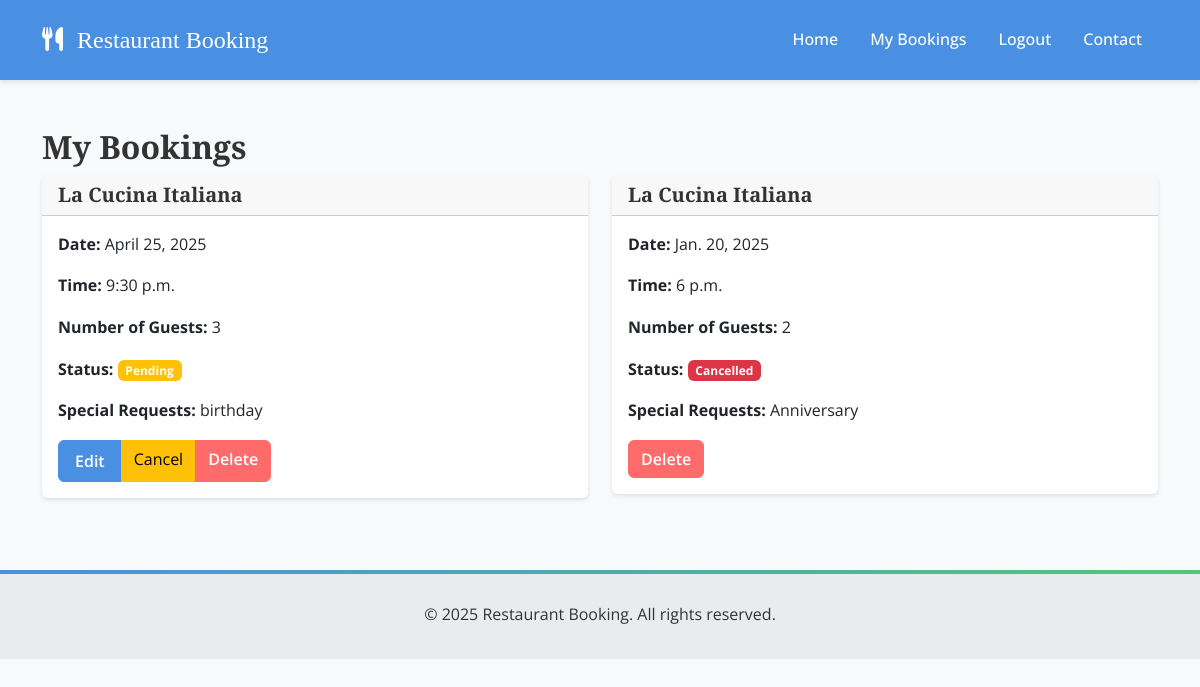
/bookings/ (signed in), run on the app's committed database.
### restaurant/models.py (models this page shows, shortened)
class Booking(models.Model):
    STATUS_CHOICES = [
        ('pending', 'Pending'),
        ('confirmed', 'Confirmed'),
        ('cancelled', 'Cancelled'),
    ]
    user = models.ForeignKey(User, on_delete=models.CASCADE)
    restaurant = models.ForeignKey(Restaurant, on_delete=models.CASCADE)
    table = models.ForeignKey(
        Table,
        on_delete=models.CASCADE,
        null=True,
        blank=True
    )  # Optional table assignment
    time_slot = models.ForeignKey(
        TimeSlot,
        on_delete=models.CASCADE,
        null=True,
        blank=True
    )  # Optional time slot
    date = models.DateField()
    time = models.TimeField()
    number_of_guests = models.PositiveIntegerField()
    special_requests = models.TextField(blank=True, null=True)
    status = models.CharField(
        max_length=20,
        choices=STATUS_CHOICES,
        default='pending'
    )
    created_at = models.DateTimeField(auto_now_add=True)
    updated_at = models.DateTimeField(auto_now=True)
    class Meta:
        ordering = ['-date', '-time']  # Orders bookings by date and time

class Restaurant(models.Model):
    name = models.CharField(max_length=100)
    address = models.CharField(max_length=200)
    description = models.TextField(blank=True)
    opening_time = models.TimeField(
        default=datetime.strptime('09:00', '%H:%M').time()
    )
    closing_time = models.TimeField(
        default=datetime.strptime('22:00', '%H:%M').time()
    )
    capacity = models.IntegerField(default=50)
    contact_number = models.CharField(max_length=20)
    email = models.EmailField()

### restaurant/views.py (the view)
# urls.py: path('bookings/', views.my_bookings, name='my_bookings'),
@login_required
def my_bookings(request):
    bookings = Booking.objects.filter(
        user=request.user
    ).order_by('-date', '-time')
    return render(
        request,
        'restaurant/my_bookings.html',
        {'bookings': bookings}
    )

### restaurant/templates/restaurant/my_bookings.html
{% extends "base.html" %}
{% block content %}
<div class="container mt-5">
    <h2>My Bookings</h2>
    {% if bookings %}
        <div class="row">
            {% for booking in bookings %}
                <div class="col-md-6 mb-4">
                    <div class="card">
                        <div class="card-header">
                            <h5 class="card-title mb-0">{{ booking.restaurant.name }}</h5>
                        </div>
                        <div class="card-body">
                            <p><strong>Date:</strong> {{ booking.date }}</p>
                            <p><strong>Time:</strong> {{ booking.time }}</p>
                            <p><strong>Number of Guests:</strong> {{ booking.number_of_guests }}</p>
                            <p><strong>Status:</strong>
                                <span class="badge {% if booking.status == 'confirmed' %}bg-success{% elif booking.status == 'pending' %}bg-warning{% else %}bg-danger{% endif %}">
                                    {{ booking.status|title }}
                                </span>
                            </p>
                            {% if booking.special_requests %}
                                <p><strong>Special Requests:</strong> {{ booking.special_requests }}</p>
                            {% endif %}
                            <div class="btn-group">
                                {% if booking.status != 'cancelled' %}
                                    <a href="{% url 'edit_booking' booking.id %}" class="btn btn-primary">Edit</a>
                                    <a href="{% url 'cancel_booking' booking.id %}" class="btn btn-warning" onclick="return confirm('Are you sure you want to cancel this booking?')">Cancel</a>
                                {% endif %}
                                <a href="{% url 'delete_booking' booking.id %}" class="btn btn-danger" onclick="return confirm('Are you sure you want to delete this booking? This action cannot be undone.')">Delete</a>
                            </div>
                        </div>
                    </div>
                </div>
            {% endfor %}
        </div>
    {% else %}
        <div class="alert alert-info">
            You don't have any bookings yet.
        </div>
    {% endif %}
</div>
{% endblock %}

### static/css/custom.css (style rules this page uses)
:root { --primary-color: #4A90E2; --secondary-color: #50C878; --accent-color: #FF6B6B; --background-color: #F8F9FA; --text-color: #333333; --light-gray: #E9ECEF; --dark-gray: #6C757D; --heading-font: 'Playfair Display', serif; --body-font: 'Open Sans', sans-serif; --special-font: 'Lato', sans-serif; --spacing-xs: 0.25rem; --spacing-sm: 0.5rem; --spacing-md: 1rem; --spacing-lg: 1.5rem; --spacing-xl: 2rem; }
body { font-family: var(--body-font); color: var(--text-color); background-color: var(--background-color); line-height: 1.6; }
h1, h2, h3, h4, h5, h6 { font-family: var(--heading-font); font-weight: 600; color: var(--text-color); }
h2 { font-size: 2rem; }
h5 { font-size: 1.25rem; }
.card { border: none; box-shadow: 0 2px 4px rgba(0,0,0,0.1); transition: all 0.3s cubic-bezier(0.4, 0, 0.2, 1); margin-bottom: var(--spacing-md); overflow: hidden; position: relative; }
.card::before { content: ''; position: absolute; top: 0; left: 0; width: 100%; height: 100%; background: linear-gradient(45deg, rgba(74, 144, 226, 0.1), rgba(80, 200, 120, 0.1)); opacity: 0; transition: opacity 0.3s ease; }
.card-title { font-family: var(--heading-font); color: var(--text-color); }
.btn { position: relative; overflow: hidden; transition: all 0.3s cubic-bezier(0.4, 0, 0.2, 1); }
.btn::after { content: ''; position: absolute; top: 50%; left: 50%; width: 5px; height: 5px; background: rgba(255, 255, 255, 0.5); opacity: 0; border-radius: 100%; transform: scale(1, 1) translate(-50%); transform-origin: 50% 50%; }
.btn-primary { background-color: var(--primary-color); border-color: var(--primary-color); font-family: var(--body-font); font-weight: 600; padding: var(--spacing-sm) var(--spacing-md); transition: all 0.3s ease; }
.btn-danger { background-color: var(--accent-color); border-color: var(--accent-color); font-family: var(--body-font); font-weight: 600; }

### data on the page
Booking: restaurant.name "La Cucina Italiana", date "April 25, 2025", time "9:30 p.m.", number_of_guests "3", status "Pending", special_requests "birthday", shows "Edit"
Booking: restaurant.name "La Cucina Italiana", date "Jan. 20, 2025", time "6 p.m.", number_of_guests "2", status "Cancelled", special_requests "Anniversary"
